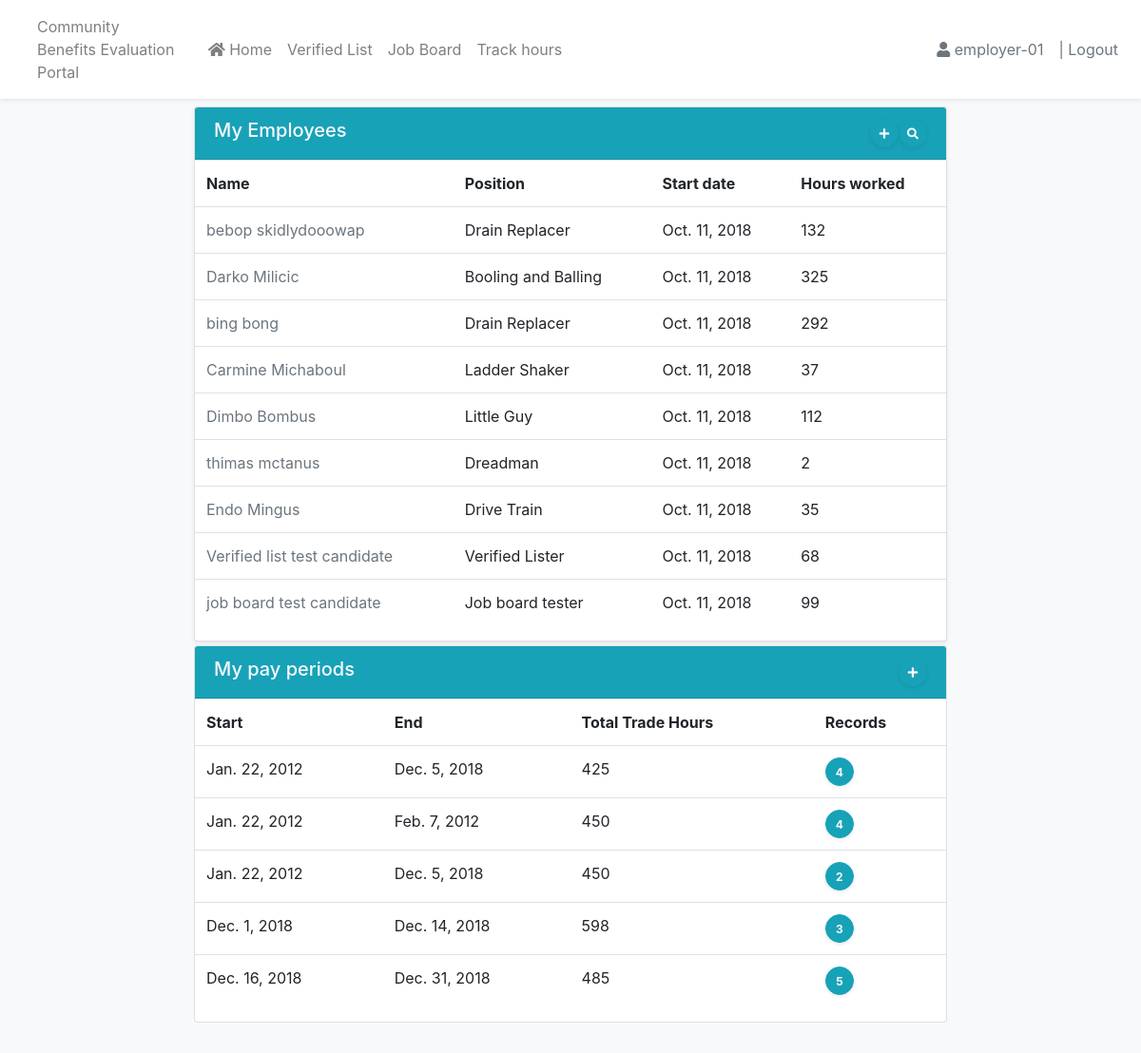
Page /cbtrack/ (signed in) on the committed database.
### cbtrack/models.py (models this page shows, shortened)
class EmploymentDetail(models.Model):
    candidate = models.ForeignKey(Candidate, on_delete=models.CASCADE)
    employer = models.ForeignKey(User, on_delete=models.CASCADE)
    job_title = models.CharField(max_length=100)
    job_description = models.TextField(max_length=280)
    job_start_date = models.DateField()
    def get_hours_worked(self):
        hours_worked = PayrollRecord.objects \
            .filter(employee__pk=self.pk) \
            .aggregate(Sum('hours'))
        return hours_worked
    class Meta:
        permissions = (('employment_detail_admin', 'Create, Update, and Delete employment details'), )

class Candidate(models.Model):
    first_name = models.CharField(max_length=100, help_text='First name')
    last_name = models.CharField(max_length=100, help_text='Last name')
    email = models.EmailField(help_text='Email')
    phone = models.CharField(max_length=15, blank=True)
    TRADE_STATUS_CHOICES = {
        ('a', 'Apprentice'),
        ('j', 'Journeyperson'),
        ('o', 'Non-trades'),
    }
    trade_status = models.CharField(
        max_length=100,
        default='a',
        choices=TRADE_STATUS_CHOICES,
        help_text='Trade status'
    )
    date_added = models.DateTimeField('date registered in the tracker', auto_now_add=True)
    created_by = models.ForeignKey(User, on_delete=models.SET_NULL, null=True, blank=True)
    date_of_birth = models.DateField()
    racialized = models.BooleanField()
    indigenous = models.BooleanField()
    female = models.BooleanField()
    veteran = models.BooleanField()

class PayPeriod(models.Model):
    date_added = models.DateTimeField(auto_now_add=True)
    start_date = models.DateField()
    end_date = models.DateField()
    trade_hours = models.IntegerField(help_text='total trade hours worked', blank = True, null = True)
    created_by = models.ForeignKey(
        User, max_length=100,
        on_delete=models.SET_NULL,
        null=True,
        blank=True
    )
    employment_detail = models.ManyToManyField(
        EmploymentDetail,
        help_text='Select candidates that worked during this period'
    )

### cbtrack/views.py (the view)
# urls.py: path('', views.my_candidates, name='index'),
@login_required
def my_candidates(request):
    user_id = request.user.pk
    u = get_object_or_404(User, pk=user_id)
    if u.has_perm('cbtrack.service_detail_admin'):
        d = ServiceDetail.objects.filter(service_provider__pk=user_id)
    elif u.has_perm('cbtrack.employment_detail_admin'):
        d = EmploymentDetail.objects.filter(employer__pk=user_id)
    else:
        d = {}
    return render(request, 'cbtrack/index_my_candidates.html', {'my_candidates': d})

### cbtrack/templates/cbtrack/index_my_candidates.html (shortened to what this page needs)
{% extends "cbtrack/base_generic.html" %}
{% block main %}
    <div class="row-fluid">
    <div class="card shadow-sm">
    <h5 class="card-header bg-info text-light">My
        {% if perms.cbtrack.service_detail_admin %}
        Candidates
        {% elif perms.cbtrack.employment_detail_admin %}
        Employees
        <a href="{% url 'cbtrack:verified-list' %}" class="btn btn-info btn-circle shadow-sm float-right m-0">
            <i class="fas fa-search text-white"></i>
        </a>
        {% endif %}
        <a href="{% url 'cbtrack:candidate_create' %}" class="btn btn-info btn-circle shadow-sm float-right m-0">
            <i class="fas fa-plus text-white"></i>
        </a>
    </h5>
        <table class="table">
        <tr>
            <th>Name</th>
            {% if perms.cbtrack.service_detail_admin %}
            <th>Visible on</th>
            {% elif perms.cbtrack.employment_detail_admin %}
            <th>Position</th>
            <th>Start date</th>
            <th>Hours worked</th>
            {% endif %}
        </tr>
        {% for detail in my_candidates %}
        <tr>
            <td>
                <a
                    href="{% url 'cbtrack:candidate-detail' detail.candidate.pk %}"
                    class="text-secondary"
                >
                    {{ detail.candidate.first_name }} {{ detail.candidate.last_name }}
                </a>
            </td>
            {% if perms.cbtrack.service_detail_admin %}
            <td>
                <span class="badge {% if detail.verified_list %}badge-warning{% else %}badge-light text-secondary{% endif %}">
                    Verified List
                </span>
                <span class="badge {% if detail.job_board %}badge-warning{% else %}badge-light text-secondary{% endif %}">
                    Job board
                </span>
            </td>
            {% elif perms.cbtrack.employment_detail_admin %}
            <td>{{ detail.job_title }}</td>
            <td>{{ detail.job_start_date }}</td>
            <td>{{ detail.get_hours_worked.hours__sum }}</td>
            {% endif %}
        </tr>
        {% endfor %}
    </table>
    </div>
    </div>
    {% if perms.cbtrack.employment_detail_admin %}
    <div class="card mt-1">
{% if perms.cbtrack.employment_detail_admin %}
    <h5 class="card-header text-light bg-info">
        My pay periods
        <a href="{% url 'cbtrack:pay-period_create' %}" class="btn btn-info btn-circle shadow-sm float-right m-0">
            <i class="fas fa-plus text-white"></i>
        </a>
    </h5>
    <table class="table">
        <tr>
            <th>Start</th>
            <th>End</th>
            <th>Total Trade Hours</th>
            <th>Records</th>
        </tr>
        {% for pay_period in user.payperiod_set.all %}
        <tr>
            <td>{{ pay_period.start_date }}</td>
            <td>{{ pay_period.end_date }}</td>
            <td>{{ pay_period.trade_hours }}</td>
            <td>
                <a
                 href="{% url 'cbtrack:manage-records' pay_period.pk %}"
                 class="btn btn-info font-weight-bold text-light btn-circle shadow-sm m-0"
                >
                    {{ pay_period.payrollrecord_set.count }}
                </a>
            </td>
        </tr>
        {% endfor %}
    </table>
    </div>
    {% endif %}
    {% endif %}
{% endblock main %}

### cbtrack/templates/cbtrack/base_generic.html (shortened to what this page needs)
<!DOCTYPE html>
<html lang="en" class="p-0">
<head>
    <link rel="stylesheet" href="https://stackpath.bootstrapcdn.com/bootstrap/4.1.3/css/bootstrap.min.css"
>
    <link rel="stylesheet" href="https://use.fontawesome.com/releases/v5.5.0/css/all.css">
    {% load static %}
    <link rel="stylesheet" href="{% static 'cbtrack/css/styles.css' %}">
</head>
<body class="mb-0 p-0 bg-light">
    {% block topnav %}
    <nav class="navbar navbar-expand-md navbar-light bg-white shadow-sm mb-0">
        <div class="navbar-collapse collapse w-100 order-1 order-md-0 dual-collapse2">
            <div class="col-md-4">
            <ul class="navbar-nav mr-auto">
                <li class="nav-item">
                <a class="nav-link" href="{% url 'cbtrack:index' %}">
                    {% block pagetitle %}
                        Community Benefits Evaluation Portal
                    {% endblock %}
                </a>
                </li>
            </ul>
            </div>
            <ul class="navbar-nav mr-auto">
                <li class="nav-item">
                    <a class="nav-link" href="{% url 'cbtrack:index' %}">
                    <i class="fa fa-home"></i>
                    Home
                    </a>
                </li>
                <li class="nav-item">
                    <a class="nav-link" href="{% url 'cbtrack:verified-list' %}">   Verified List
                </a>
                </li>
                <li class="nav-item">
                    <a class="nav-link" href="{% url 'cbtrack:job-board' %}">
                    Job Board
                </a>
                </li>
                {% if perms.cbtrack.employment_detail_admin %}
                <li class="nav-item">
                     <a href="{% url 'cbtrack:hours-tracker' %}" class="nav-link">
                    Track hours
                </a>
                </li>
                {% endif %}
            </ul>
        </div>
    <div class="navbar-collapse collapse w-100 order-3 dual-collapse2">
        <ul class="navbar-nav ml-auto">
                <li class="nav-item">
                {% if user.is_authenticated %}
                    <a class="nav-link text-muted" href="#">
                        <i class="fas fa-user"></i>
                        {{ user.get_username }}
                    </a>
                </li>
                <li class="nav-item">
                    <a class="nav-link text-muted" href="{% url 'logout' %}?next={{ request.path }}"> | Logout</a>
                {% else %}
                    <a href="{% url 'login' %}?next={{ request.path }}" class="nav-link float-right">Login</a>
                {% endif %}
                </li>
        </ul>
    </div>
    </nav>
    {% endblock %}
    <main role="main" class="container-fluid bg-light pt-1 fill" style="min-height: 100%">
    <div class="row fill bg-light" style="min-height: 100vh; height: 100%">
        <div class="col-md-2">
        </div>
        <div class="col-md-8 p-1">
            {% block main %}
            {% endblock %}
        </div>
        <aside class="col-md-2 p-0 pt-1">
        </aside>
    </div>
    </main>
</body>
</html>

### static/cbtrack/css/styles.css (style rules this page uses)
html { position: relative; min-height: 100%; height: 100%; }
body { height: 100%; margin-bottom: 60px; }
.btn-circle { width: 30px; height: 30px; text-align: center; padding: 6px 0; font-size: 12px; line-height: 1.428571429; border-radius: 15px; }
html, body { height: 100%; }

### rows in the picture
EmploymentDetail: candidate.first_name "bebop", candidate.last_name "skidlydooowap", job_title "Drain Replacer", job_start_date "Oct. 11, 2018", get_hours_worked.hours__sum "132"
EmploymentDetail: candidate.first_name "Darko", candidate.last_name "Milicic", job_title "Booling and Balling", job_start_date "Oct. 11, 2018", get_hours_worked.hours__sum "325"
EmploymentDetail: candidate.first_name "bing", candidate.last_name "bong", job_title "Drain Replacer", job_start_date "Oct. 11, 2018", get_hours_worked.hours__sum "292"
EmploymentDetail: candidate.first_name "Carmine", candidate.last_name "Michaboul", job_title "Ladder Shaker", job_start_date "Oct. 11, 2018", get_hours_worked.hours__sum "37"
EmploymentDetail: candidate.first_name "Dimbo", candidate.last_name "Bombus", job_title "Little Guy", job_start_date "Oct. 11, 2018", get_hours_worked.hours__sum "112"
EmploymentDetail: candidate.first_name "thimas", candidate.last_name "mctanus", job_title "Dreadman", job_start_date "Oct. 11, 2018", get_hours_worked.hours__sum "2"
EmploymentDetail: candidate.first_name "Endo", candidate.last_name "Mingus", job_title "Drive Train", job_start_date "Oct. 11, 2018", get_hours_worked.hours__sum "35"
EmploymentDetail: candidate.first_name "Verified list", candidate.last_name "test candidate", job_title "Verified Lister", job_start_date "Oct. 11, 2018", get_hours_worked.hours__sum "68"
EmploymentDetail: candidate.first_name "job board", candidate.last_name "test candidate", job_title "Job board tester", job_start_date "Oct. 11, 2018", get_hours_worked.hours__sum "99"
PayPeriod: start_date "Jan. 22, 2012", end_date "Dec. 5, 2018", trade_hours "425", payrollrecord_set.count "4"
PayPeriod: start_date "Jan. 22, 2012", end_date "Feb. 7, 2012", trade_hours "450", payrollrecord_set.count "4"
PayPeriod: start_date "Jan. 22, 2012", end_date "Dec. 5, 2018", trade_hours "450", payrollrecord_set.count "2"
PayPeriod: start_date "Dec. 1, 2018", end_date "Dec. 14, 2018", trade_hours "598", payrollrecord_set.count "3"
PayPeriod: start_date "Dec. 16, 2018", end_date "Dec. 31, 2018", trade_hours "485", payrollrecord_set.count "5"

### other values in the picture
{{ user.get_username }} "employer-01"
